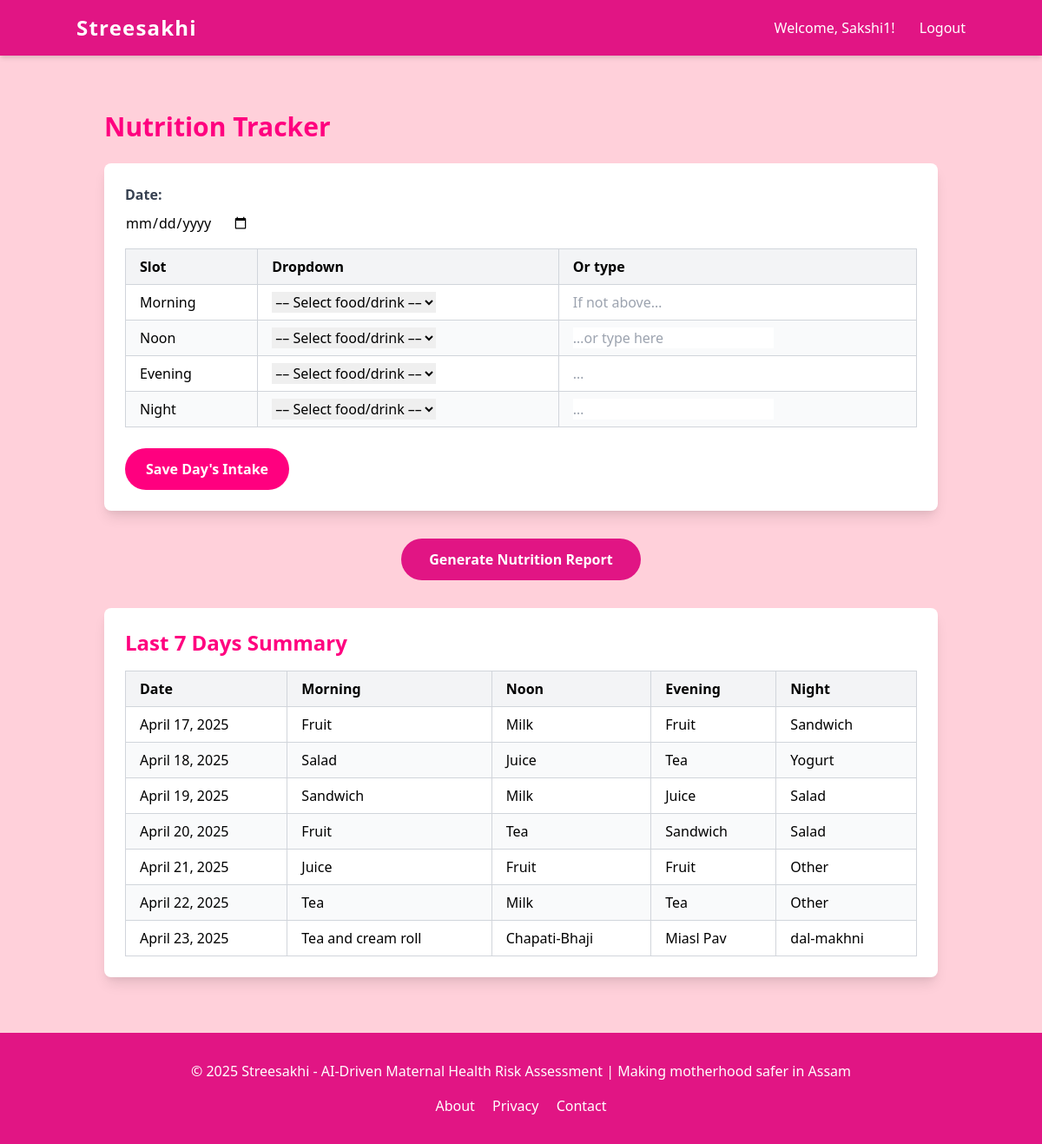
Page /nutrition-tracker/ (signed in) on the committed database.
### maa/models.py (models this page shows, shortened)
class WomanUser(AbstractUser):
    GENDER_CHOICES = [
        ('F', 'Female'),
        ('O', 'Other'),
    ]
    age = models.PositiveIntegerField(null=True, blank=True)
    gender = models.CharField(max_length=1, choices=GENDER_CHOICES, default='F')
    phone_number = models.CharField(max_length=15, blank=True)
    emergency_contact = models.CharField(max_length=15, blank=True)
    address = models.TextField(blank=True)
    profile_picture = models.ImageField(upload_to='profile_pics/', blank=True, null=True)

class NutritionEntry(models.Model):
    TIME_SLOTS = [
        ('MORNING',   'Morning'),
        ('NOON',      'Noon'),
        ('EVENING',   'Evening'),
        ('NIGHT',     'Night'),
    ]
    user        = models.ForeignKey(settings.AUTH_USER_MODEL, on_delete=models.CASCADE)
    date        = models.DateField()
    time_slot   = models.CharField(max_length=10, choices=TIME_SLOTS)
    description = models.TextField(help_text="What you ate or drank")
    class Meta:
        ordering = ['-date', 'time_slot']

### maa/views.py (the view, shortened to what this page needs)
# urls.py: path('nutrition-tracker/', maa_views.nutrition_tracker,name='nutrition_tracker'),
@login_required
def nutrition_tracker(request):
    form = NutritionDayForm(request.POST or None)
    report_html = None
    today = date.today()
    week_ago = today - timedelta(days=6)
    entries = NutritionEntry.objects.filter(
        user=request.user,
        date__range=[week_ago, today]
    )
    summary = OrderedDict()
    for i in range(7):
        d = week_ago + timedelta(days=i)
        summary[d] = {'morning': '', 'noon': '', 'evening': '', 'night': ''}
    for e in entries:
        summary[e.date][e.time_slot.lower()] = e.description
    return render(request, 'maa/nutrition_tracker.html', {
        'form': form,
        'summary': summary,
        'report_html': report_html,
    })

### maa/forms.py
class NutritionDayForm(forms.Form):
    date             = forms.DateField(widget=forms.DateInput(attrs={'type':'date'}))
    morning_choice   = forms.ChoiceField(choices=FOOD_CHOICES, required=False)
    morning_manual   = forms.CharField(required=False, widget=forms.TextInput(attrs={'placeholder':'If not above…'}))
    noon_choice      = forms.ChoiceField(choices=FOOD_CHOICES, required=False)
    noon_manual      = forms.CharField(required=False, widget=forms.TextInput(attrs={'placeholder':'…or type here'}))
    evening_choice   = forms.ChoiceField(choices=FOOD_CHOICES, required=False)
    evening_manual   = forms.CharField(required=False, widget=forms.TextInput(attrs={'placeholder':'…'}))
    night_choice     = forms.ChoiceField(choices=FOOD_CHOICES, required=False)
    night_manual     = forms.CharField(required=False, widget=forms.TextInput(attrs={'placeholder':'…'}))

### maa/templates/maa/nutrition_tracker.html (shortened to what this page needs)
{% extends 'base.html' %}
{% block content %}
<div class="container mx-auto px-4 py-8">
  <h2 class="text-3xl font-bold mb-6 text-btn">Nutrition Tracker</h2>
  <div class="bg-white rounded-lg shadow-lg p-6 mb-8">
    <form method="post">
      <div class="mb-4">
        <label class="block text-gray-700 font-bold mb-2">{{ form.date.label_tag }}</label>
        <div class="w-full md:w-1/3">{{ form.date }}</div>
      </div>
      <div class="overflow-x-auto">
        <table class="w-full border-collapse">
          <thead>
            <tr class="bg-gray-100">
              <th class="border border-gray-300 px-4 py-2 text-left">Slot</th>
              <th class="border border-gray-300 px-4 py-2 text-left">Dropdown</th>
              <th class="border border-gray-300 px-4 py-2 text-left">Or type</th>
            </tr>
          </thead>
          <tbody>
            <tr>
              <td class="border border-gray-300 px-4 py-2 font-medium">Morning</td>
              <td class="border border-gray-300 px-4 py-2">{{ form.morning_choice }}</td>
              <td class="border border-gray-300 px-4 py-2">{{ form.morning_manual }}</td>
            </tr>
            <tr class="bg-gray-50">
              <td class="border border-gray-300 px-4 py-2 font-medium">Noon</td>
              <td class="border border-gray-300 px-4 py-2">{{ form.noon_choice }}</td>
              <td class="border border-gray-300 px-4 py-2">{{ form.noon_manual }}</td>
            </tr>
            <tr>
              <td class="border border-gray-300 px-4 py-2 font-medium">Evening</td>
              <td class="border border-gray-300 px-4 py-2">{{ form.evening_choice }}</td>
              <td class="border border-gray-300 px-4 py-2">{{ form.evening_manual }}</td>
            </tr>
            <tr class="bg-gray-50">
              <td class="border border-gray-300 px-4 py-2 font-medium">Night</td>
              <td class="border border-gray-300 px-4 py-2">{{ form.night_choice }}</td>
              <td class="border border-gray-300 px-4 py-2">{{ form.night_manual }}</td>
            </tr>
          </tbody>
        </table>
      </div>
      <button type="submit" class="bg-btn text-white font-bold py-3 px-6 rounded-full mt-6 hover:shadow-lg transition transform hover:-translate-y-1">
        Save Day's Intake
      </button>
    </form>
  </div>
  <div class="text-center mb-8">
    <form method="post">
      <button type="submit" name="generate_report" class="bg-nav-footer text-white font-bold py-3 px-8 rounded-full hover:shadow-lg transition transform hover:-translate-y-1">
        Generate Nutrition Report
      </button>
    </form>
  </div>
  <div class="bg-white rounded-lg shadow-lg p-6">
    <h3 class="text-2xl font-bold mb-4 text-btn">Last 7 Days Summary</h3>
    <div class="overflow-x-auto">
      <table class="w-full border-collapse">
        <thead>
          <tr class="bg-gray-100">
            <th class="border border-gray-300 px-4 py-2 text-left">Date</th>
            <th class="border border-gray-300 px-4 py-2 text-left">Morning</th>
            <th class="border border-gray-300 px-4 py-2 text-left">Noon</th>
            <th class="border border-gray-300 px-4 py-2 text-left">Evening</th>
            <th class="border border-gray-300 px-4 py-2 text-left">Night</th>
          </tr>
        </thead>
        <tbody>
          {% for day, slots in summary.items %}
            <tr class="{% cycle '' 'bg-gray-50' %}">
              <td class="border border-gray-300 px-4 py-2 font-medium">{{ day }}</td>
              <td class="border border-gray-300 px-4 py-2">{{ slots.morning }}</td>
              <td class="border border-gray-300 px-4 py-2">{{ slots.noon }}</td>
              <td class="border border-gray-300 px-4 py-2">{{ slots.evening }}</td>
              <td class="border border-gray-300 px-4 py-2">{{ slots.night }}</td>
            </tr>
          {% endfor %}
        </tbody>
      </table>
    </div>
  </div>
</div>
{% endblock %}

### templates/base.html (shortened to what this page needs)
<!DOCTYPE html>
<html lang="en">
<head>
    <link href="https://cdnjs.cloudflare.com/ajax/libs/tailwindcss/2.2.19/tailwind.min.css" rel="stylesheet">
</head>
<body class="font-sans leading-normal tracking-normal">
    <nav class="bg-nav-footer text-white p-4 shadow-md">
        <div class="container mx-auto flex justify-between items-center">
            <div class="text-2xl font-bold tracking-wider">Streesakhi</div>
            <div class="space-x-6">
                {% if user.is_authenticated %}
                    <span>Welcome, {{ user.username }}!</span>
                    <a href="{% url 'logout' %}" class="hover:underline">Logout</a>
                {% else %}
                    <a href="{% url 'login' %}" class="hover:underline">Login</a>
                    <a href="{% url 'register' %}" class="hover:underline">Register</a>
                {% endif %}
            </div>
        </div>
    </nav>
    <div class="container mx-auto px-4 py-8">
        {% block content %}{% endblock %}
    </div>
    <footer class="bg-nav-footer text-white py-8 px-4">
        <div class="container mx-auto text-center">
            <p>&copy; 2025 Streesakhi - AI-Driven Maternal Health Risk Assessment | Making motherhood safer in Assam</p>
            <div class="mt-4 space-x-4">
                <a href="#" class="text-white hover:underline">About</a>
                <a href="#" class="text-white hover:underline">Privacy</a>
                <a href="#" class="text-white hover:underline">Contact</a>
            </div>
        </div>
    </footer>
</body>
</html>

### templates/base.html (style rules this page uses)
:root { --bg-color: #FFD0Da; --card-color: #fd5da8; --nav-footer-color: #e11584; --button-color: #ff007f; }
body { background-color: var(--bg-color); }
.bg-nav-footer { background-color: var(--nav-footer-color); }
.bg-btn { background-color: var(--button-color); }
.text-btn { color: var(--button-color); }

### rows in the picture
WomanUser: username "Sakshi1"
NutritionEntry: morning "Fruit"
NutritionEntry: noon "Milk"
NutritionEntry: evening "Fruit"
NutritionEntry: night "Sandwich"
NutritionEntry: morning "Salad"
NutritionEntry: noon "Juice"
NutritionEntry: evening "Tea"
NutritionEntry: night "Yogurt"
NutritionEntry: morning "Sandwich"
NutritionEntry: noon "Milk"
NutritionEntry: evening "Juice"
NutritionEntry: night "Salad"
NutritionEntry: morning "Fruit"
NutritionEntry: noon "Tea"
NutritionEntry: evening "Sandwich"
NutritionEntry: night "Salad"
NutritionEntry: morning "Juice"
NutritionEntry: noon "Fruit"
NutritionEntry: evening "Fruit"
NutritionEntry: night "Other"
NutritionEntry: morning "Tea"
NutritionEntry: noon "Milk"
NutritionEntry: evening "Tea"
NutritionEntry: night "Other"
NutritionEntry: morning "Tea and cream roll"
NutritionEntry: noon "Chapati-Bhaji"
NutritionEntry: evening "Miasl Pav"
NutritionEntry: night "dal-makhni"

### other values in the picture
{{ day }} "April 17, 2025" "April 18, 2025" "April 19, 2025" "April 20, 2025" "April 21, 2025" "April 22, 2025" "April 23, 2025"
